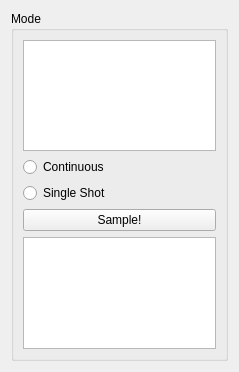
<?xml version="1.0" encoding="UTF-8"?>
<ui version="4.0">
 <class>ModeControl</class>
 <widget class="QWidget" name="ModeControl">
  <property name="geometry">
   <rect>
    <x>0</x>
    <y>0</y>
    <width>239</width>
    <height>372</height>
   </rect>
  </property>
  <property name="windowTitle">
   <string>Form</string>
  </property>
  <layout class="QVBoxLayout" name="verticalLayout_2">
   <item>
    <widget class="QGroupBox" name="groupBox">
     <property name="sizePolicy">
      <sizepolicy hsizetype="Preferred" vsizetype="Preferred">
       <horstretch>0</horstretch>
       <verstretch>0</verstretch>
      </sizepolicy>
     </property>
     <property name="title">
      <string>Mode</string>
     </property>
     <layout class="QVBoxLayout" name="verticalLayout">
      <item>
       <widget class="QListWidget" name="listWidgetModes"/>
      </item>
      <item>
       <widget class="QRadioButton" name="radioButtonContinuous">
        <property name="text">
         <string>Continuous</string>
        </property>
       </widget>
      </item>
      <item>
       <widget class="QRadioButton" name="radioButtonSingleShot">
        <property name="text">
         <string>Single Shot</string>
        </property>
       </widget>
      </item>
      <item>
       <widget class="QPushButton" name="pushButtonSample">
        <property name="text">
         <string>Sample!</string>
        </property>
       </widget>
      </item>
      <item>
       <widget class="QListWidget" name="listWidgetDummy"/>
      </item>
     </layout>
    </widget>
   </item>
  </layout>
 </widget>
 <resources/>
 <connections/>
</ui>
